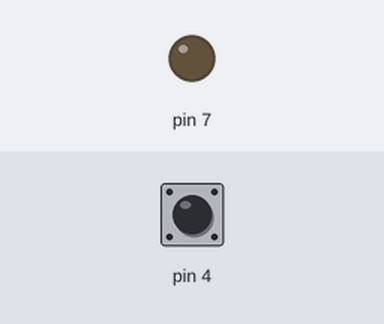
The sketch below on a simulated Arduino Uno, built with avr-gcc and run on an emulated ATmega328P. On the bench: output pins drawn as LEDs (lit = HIGH). The inputs (shaded band) are chosen by the test bench; at power-on: pin 4 HIGH.

Above: at 0.8 s.
0.9 s: pin 4 pulled LOW for 0.15 s
At 1.9 s:
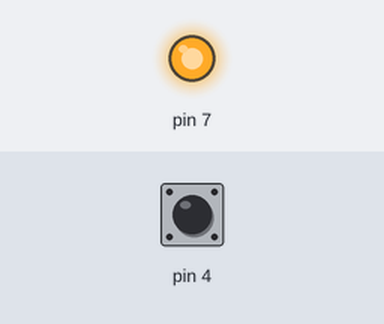
2.5 s: pin 4 pulled LOW for 1 s
At 3.1 s:
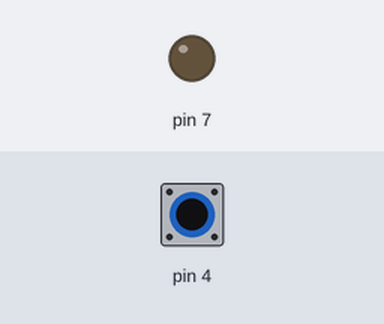
5.0 s: pin 4 pulled LOW for 3.2 s
At 6.2 s:
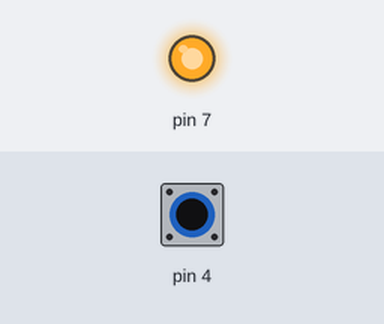
Timing chart, 0 to 8.0 s (numbered marks = the images above; inputs shaded):
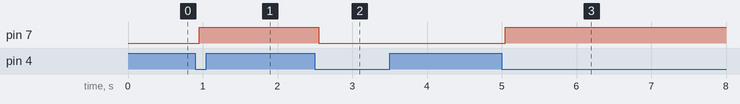

The sketch:

Exercicio10.ino
```cpp
#include <avr/io.h>
#include <util/delay.h>

int main() {
  DDRD |= 0b10000000;
  PORTD |= 0b00010000;
  uint8_t buttonState = 0;

  while (1) {
    if ((PIND & 0b00010000) == 0) {
      _delay_ms(50);
      if ((PIND & 0b00010000) == 0) {
        if (buttonState == 0) {
          PORTD ^= 0b10000000;
          buttonState = 1;
        }
      }
    } else {
      buttonState = 0;
    }
  }

  return 0;
}
```

Measured:
- after the input at 0.9 s, pin 7: LOW → HIGH after 0.05 s
- after the input at 2.5 s, pin 7: HIGH → LOW after 0.05 s
- after the input at 5.0 s, pin 7: LOW → HIGH after 0.05 s
